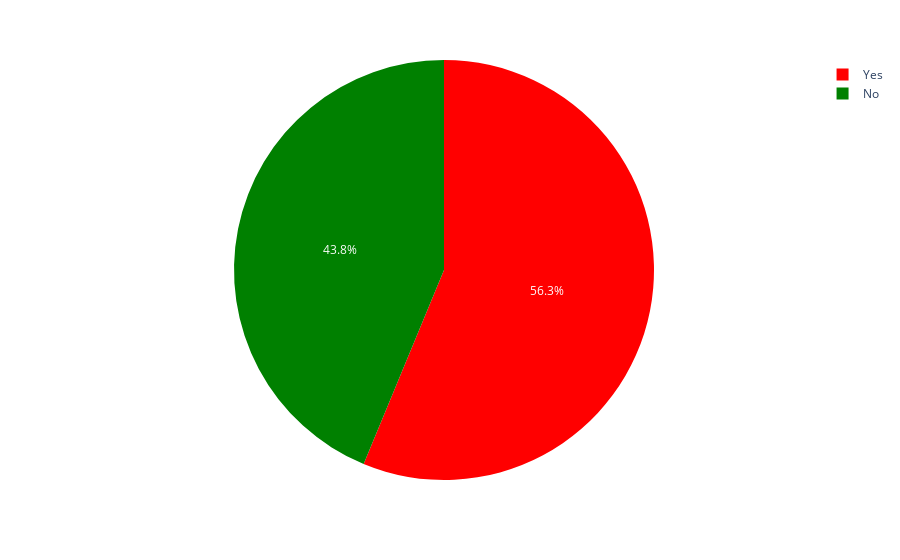

Notebook code cell kept with this figure:
### Code cell
import plotly.express as px

fig = px.pie(students,names='ParentAnsweringSurvey',color='ParentAnsweringSurvey',
             color_discrete_map={'Yes':'red',
                                 'No':'green'})
fig.show()

### Figure 1 — Plotly figure (JSON) as saved in the notebook; plotly's stock layout.template omitted (floating-point values rounded to 4 significant figures; data arrays with more than 128 entries replaced by an {"elided": "..."} marker saying what was removed)
{"data": [{"customdata": {"elided": "480x1 str values"}, "domain": {"x": [0, 1], "y": [0, 1]}, "hovertemplate": "ParentAnsweringSurvey=%{customdata[0]}<extra></extra>", "labels": {"elided": "480 str values"}, "legendgroup": "", "marker": {"colors": {"elided": "480 str values"}}, "name": "", "showlegend": true, "type": "pie"}], "layout": {"legend": {"tracegroupgap": 0}, "margin": {"t": 60}}}
